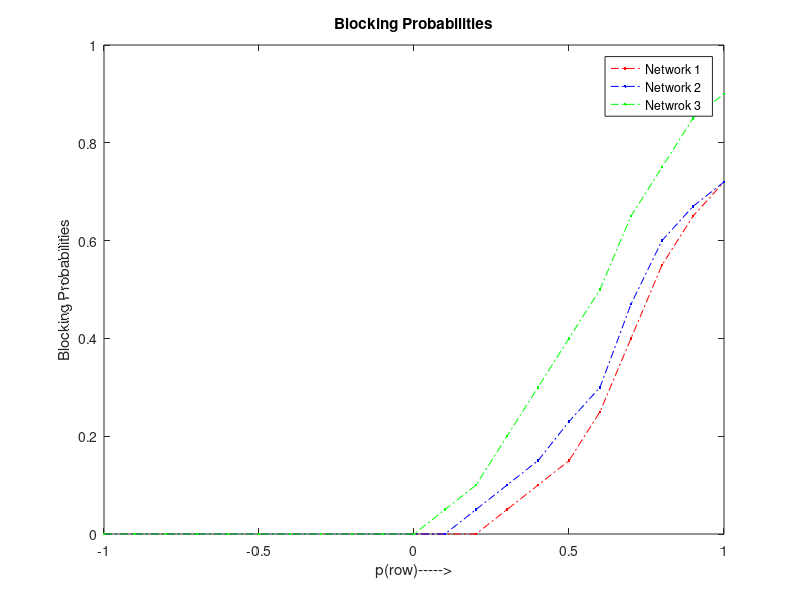

This chart was generated by the following MATLAB code:
clc;
clear all;
axis([-1 1 0 0.9])
x= -1:0.1:1
y= [0 0 0 0 0 0 0 0 0 0 0 0 0 0.05 0.1 0.15 0.25 0.4 0.55 0.65 0.72]
plot(x,y,'-..r');
hold on
y1=[0 0 0 0 0 0 0 0 0 0 0 0 0.05 0.1 0.15 0.23 0.3 0.47 0.6 0.67 0.72]
plot(x,y1,'-..b');
hold on
y2= [0 0 0 0 0 0 0 0 0 0 0 0.05 0.1 0.2 0.3 0.4 0.5 0.65 0.75 0.85 0.9]
plot(x,y2,'-..g');
hold on
xlabel('p(row)----->');
ylabel('Blocking Probabilities');
title('Blocking Probabilities');
legend('Network 1 ','Network 2','Netwrok 3');